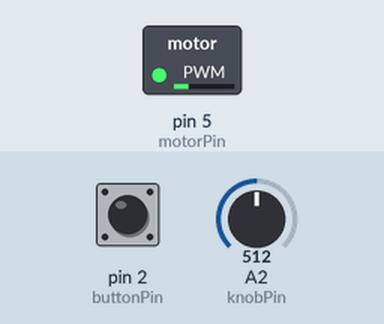
A sketch run on a simulated Arduino Uno, built with avr-gcc and run on an emulated ATmega328P. On the bench: switched loads named in the sketch (green lamp = pin HIGH). The inputs (shaded band) are chosen by the test bench; at power-on: A2 (knobPin) = 512, pin 2 (buttonPin) LOW.

Above: at 1.4 s.
1.5 s: A2 (knobPin) set to 122
4.7 s: A2 (knobPin) set to 45
7.9 s: pin 2 (buttonPin) pulled HIGH for 0.75 s
11.1 s: pin 2 (buttonPin) pulled HIGH for 1 s
14.3 s: pin 2 (buttonPin) pulled HIGH for 3.2 s
Timing chart, 0 to 20.2 s (numbered marks = the images above; inputs shaded):
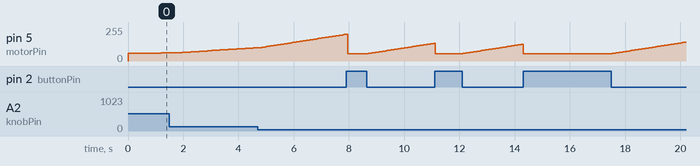

The sketch:

sawtooth_knob_button.ino
```cpp
/*
saw tooth control of motor speed with knob controlling ramp time, stay at
maximum power until reset by button, then ramp up again

This is actually a neat toy.  Ramp up as slow as you want, stay at max,
then restart any time! Actually useful.
*/
  int buttonPin = 2; //define knob pin as analog input A2
  boolean buttonState = false;//buttonState is state of button
  int knobPin = A2; //define knob pin as analog input A2
  int motorPin = 5;  //define motor pin to be PWM output pin 5
  float knobPosition = 0.0;//knobPosition is the position scaled to 1023
  float motorSpeedMin = 55.0;//minimum motor speeed
  float motorSpeed = 0.0;//motorSpeed is the speed scaled to 255
  float rampTime = 5.0; //ramp time in seconds
  float rampTimeMax = 120.0; //2 minutes max
  float rampTimeMin = 1.0; //1 second minimum
  float rampTimeRange; //
  float delayTime; //time between points in miliseconds
  float fadeAmount = 2.0;//note that 200/2 = 100, one 100th of total sweep


  void setup(){
    pinMode(motorPin,OUTPUT);
    motorSpeed = motorSpeedMin;//start at 55 to avoid dead zone of motor
    pinMode(buttonPin, INPUT);
  }

  void loop(){
    rampTimeRange = rampTimeMax - rampTimeMin;//total range of times in s
    knobPosition = analogRead(knobPin);//read in knob position, from 0 to 1023
    rampTime = rampTimeMin + (knobPosition*rampTimeRange/1023.0);//compute ramp time
    delayTime = rampTime*1000.0/100.0;//convert ramp time in s to delay time in ms
    motorSpeed = motorSpeed + fadeAmount;//increment motor speed by fadeAmount(1%)
    if(motorSpeed >= 255.0){
      motorSpeed = 255.0;  //if max motor speed attained or exceeded, stay at max
    }
    buttonState = digitalRead(buttonPin); //read button state
    if(buttonState){
      motorSpeed = motorSpeedMin;
    }

    analogWrite(motorPin,motorSpeed); //output new motor speed
    delay(delayTime);//wait for delayTime number of miliseconds
  }
```
